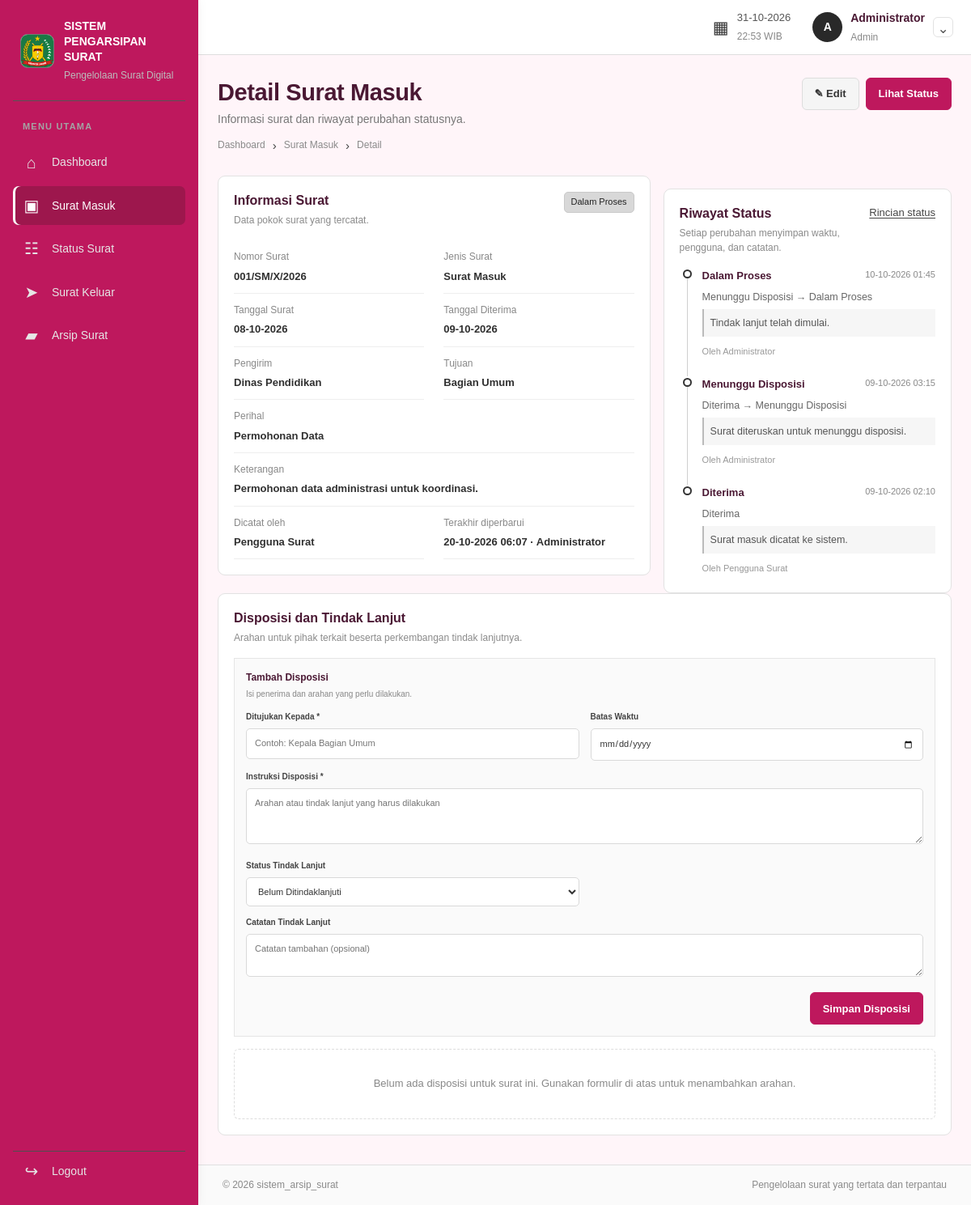
Screenshot of /admin/surat_masuk/detail.php?id=1 (signed in) with the database file from the repository.
### tables this page shows
CREATE TABLE `surat` (
  `id` int(10) UNSIGNED NOT NULL,
  `jenis_surat` enum('Masuk','Keluar') NOT NULL,
  `nomor_surat` varchar(100) NOT NULL,
  `tanggal_surat` date NOT NULL,
  `tanggal_diterima` date DEFAULT NULL,
  `pengirim` varchar(200) NOT NULL DEFAULT '',
  `tujuan` varchar(200) NOT NULL DEFAULT '',
  `perihal` varchar(250) NOT NULL,
  `deskripsi` text DEFAULT NULL,
  `uploaded_file` varchar(255) DEFAULT NULL,
  `status` varchar(40) NOT NULL,
  `created_by` int(10) UNSIGNED NOT NULL,
  `updated_by` int(10) UNSIGNED DEFAULT NULL,
  `created_at` timestamp NOT NULL DEFAULT current_timestamp(),
  `updated_at` timestamp NOT NULL DEFAULT current_timestamp() ON UPDATE current_timestamp()
);

CREATE TABLE `users` (
  `id` int(10) UNSIGNED NOT NULL,
  `nama` varchar(120) NOT NULL,
  `username` varchar(60) NOT NULL,
  `password_hash` varchar(255) NOT NULL,
  `role` enum('Admin','User') NOT NULL DEFAULT 'User',
  `is_active` tinyint(1) NOT NULL DEFAULT 1,
  `created_at` timestamp NOT NULL DEFAULT current_timestamp()
);

CREATE TABLE `surat_status_logs` (
  `id` bigint(20) UNSIGNED NOT NULL,
  `surat_id` int(10) UNSIGNED NOT NULL,
  `status_lama` varchar(40) DEFAULT NULL,
  `status_baru` varchar(40) NOT NULL,
  `catatan` varchar(500) DEFAULT NULL,
  `changed_by` int(10) UNSIGNED NOT NULL,
  `changed_at` timestamp NOT NULL DEFAULT current_timestamp()
);

### admin/surat_masuk/detail.php (the view, shortened to what this page needs)
<?php
require_once __DIR__ . '/../../include/auth_admin.php';
$role = 'Admin';
$area = 'admin';
$type = 'Masuk';
$folder = $type === 'Masuk' ? 'surat_masuk' : 'surat_keluar';
$id = max(0, (int)($_GET['id'] ?? 0));
$stmt = $conn->prepare('SELECT s.*, u.nama AS pembuat_nama, up.nama AS pengubah_nama FROM surat s JOIN users u ON u.id=s.created_by LEFT JOIN users up ON up.id=s.updated_by WHERE s.id=? AND s.jenis_surat=? LIMIT 1');
$stmt->bind_param('is', $id, $type);
$stmt->execute();
$letter = $stmt->get_result()->fetch_assoc();
$logsStmt = $conn->prepare('SELECT l.*, u.nama AS pengubah_nama FROM surat_status_logs l JOIN users u ON u.id=l.changed_by WHERE l.surat_id=? ORDER BY l.changed_at DESC, l.id DESC');
$logsStmt->bind_param('i', $id);
$logsStmt->execute();
$logs = $logsStmt->get_result();
$canEdit = $role === 'Admin' || ((int)$letter['created_by'] === (int)$_SESSION['user']['id'] && $letter['status'] !== 'Selesai');
require __DIR__ . '/../../include/header.php';
?>
<div class="page-heading"><div><h1>Detail <?= $type === 'Masuk' ? 'Surat Masuk' : 'Surat Keluar' ?></h1><p>Informasi surat dan riwayat perubahan statusnya.</p><div class="breadcrumbs"><a href="<?= BASE_URL ?>/<?= $area ?>/dashboard.php">Dashboard</a><span>›</span><a href="<?= BASE_URL ?>/<?= $area ?>/<?= $folder ?>/index.php"><?= $type === 'Masuk' ? 'Surat Masuk' : 'Surat Keluar' ?></a><span>›</span>Detail</div></div><div class="heading-actions"><?php if ($canEdit): ?><a class="button button-light" href="<?= BASE_URL ?>/<?= $area ?>/<?= $folder ?>/form.php?id=<?= $id ?>">✎ Edit</a><?php endif; ?><a class="button button-dark" href="<?= BASE_URL ?>/<?= $area ?>/status_surat/detail.php?id=<?= $id ?>">Lihat Status</a></div></div>
<div class="detail-layout"><section class="panel"><div class="panel-heading"><div><h2>Informasi Surat</h2><p>Data pokok surat yang tercatat.</p></div><span class="status-badge <?= $letter['status']==='Selesai'?'status-done':($letter['status']==='Dalam Proses'?'status-progress':(in_array($letter['status'],['Ditolak','Dibatalkan'],true)?'status-rejected':'status-waiting')) ?>"><?= htmlspecialchars($letter['status'], ENT_QUOTES, 'UTF-8') ?></span></div>
<dl class="detail-list"><div><dt>Nomor Surat</dt><dd><?= htmlspecialchars($letter['nomor_surat'], ENT_QUOTES, 'UTF-8') ?></dd></div><div><dt>Jenis Surat</dt><dd><?= $type === 'Masuk' ? 'Surat Masuk' : 'Surat Keluar' ?></dd></div><div><dt>Tanggal Surat</dt><dd><?= date('d-m-Y', strtotime($letter['tanggal_surat'])) ?></dd></div><div><dt><?= $type === 'Masuk' ? 'Tanggal Diterima' : 'Tanggal Pengiriman / Surat' ?></dt><dd><?= !empty($letter['tanggal_diterima']) ? date('d-m-Y', strtotime($letter['tanggal_diterima'])) : date('d-m-Y', strtotime($letter['tanggal_surat'])) ?></dd></div><div><dt>Pengirim</dt><dd><?= htmlspecialchars($letter['pengirim'] ?: '-', ENT_QUOTES, 'UTF-8') ?></dd></div><div><dt>Tujuan</dt><dd><?= htmlspecialchars($letter['tujuan'] ?: '-', ENT_QUOTES, 'UTF-8') ?></dd></div><div class="full-span"><dt>Perihal</dt><dd><?= htmlspecialchars($letter['perihal'], ENT_QUOTES, 'UTF-8') ?></dd></div><div class="full-span"><dt>Keterangan</dt><dd><?= nl2br(htmlspecialchars($letter['deskripsi'] ?: '-', ENT_QUOTES, 'UTF-8')) ?></dd></div><div><dt>Dicatat oleh</dt><dd><?= htmlspecialchars($letter['pembuat_nama'], ENT_QUOTES, 'UTF-8') ?></dd></div><div><dt>Terakhir diperbarui</dt><dd><?= date('d-m-Y H:i', strtotime($letter['updated_at'])) ?><?= $letter['pengubah_nama'] ? ' · ' . htmlspecialchars($letter['pengubah_nama'], ENT_QUOTES, 'UTF-8') : '' ?></dd></div></dl>
</section><section class="panel"><div class="panel-heading"><div><h2>Riwayat Status</h2><p>Setiap perubahan menyimpan waktu, pengguna, dan catatan.</p></div><a class="text-link" href="<?= BASE_URL ?>/<?= $area ?>/status_surat/detail.php?id=<?= $id ?>">Rincian status</a></div>
<?php if ($logs->num_rows > 0): ?><div class="timeline"><?php while ($log=$logs->fetch_assoc()): ?><div class="timeline-item"><span class="timeline-dot"></span><div class="timeline-content"><div class="timeline-meta"><strong><?= htmlspecialchars($log['status_baru'], ENT_QUOTES, 'UTF-8') ?></strong><time><?= date('d-m-Y H:i', strtotime($log['changed_at'])) ?></time></div><p><?= $log['status_lama'] ? htmlspecialchars($log['status_lama'], ENT_QUOTES, 'UTF-8') . ' → ' : '' ?><?= htmlspecialchars($log['status_baru'], ENT_QUOTES, 'UTF-8') ?></p><?php if (!empty($log['catatan'])): ?><p class="timeline-note"><?= htmlspecialchars($log['catatan'], ENT_QUOTES, 'UTF-8') ?></p><?php endif; ?><small>Oleh <?= htmlspecialchars($log['pengubah_nama'], ENT_QUOTES, 'UTF-8') ?></small></div></div><?php endwhile; ?></div><?php else: ?><div class="empty-state">Belum ada riwayat status.</div><?php endif; ?></section></div>
<?php require __DIR__ . '/../../include/disposisi_surat_panel.php'; ?>
<?php require __DIR__ . '/../../include/footer.php'; ?>

### include/header.php (shortened to what this page needs)
<?php
$userInfo = $_SESSION['user'] ?? [];
$role = $role ?? ($userInfo['role'] ?? 'User');
?>
<!doctype html>
<html lang="id">
<head>
    <link rel="stylesheet" href="<?= BASE_URL ?>/include/css/style.css">
</head>
<body>
<div class="app-shell">
    <?php require __DIR__ . '/sidebar.php'; ?>
    <main class="main-area">
        <header class="topbar">
            <div class="topbar-right">
                <div class="topbar-date"><span class="date-icon">▦</span><span><?= date('d-m-Y') ?><small><?= date('H:i') ?> WIB</small></span></div>
                <div class="user-menu"><span class="avatar"><?= htmlspecialchars(strtoupper(substr($userInfo['nama'] ?? 'U', 0, 1)), ENT_QUOTES, 'UTF-8') ?></span><div><strong><?= htmlspecialchars($userInfo['nama'] ?? 'Pengguna', ENT_QUOTES, 'UTF-8') ?></strong><small><?= htmlspecialchars($role, ENT_QUOTES, 'UTF-8') ?></small></div><a href="<?= BASE_URL ?>/ubah_password.php" class="profile-link" title="Ubah kata sandi" aria-label="Ubah kata sandi">⌄</a></div>
            </div>
        </header>
        <section class="page-content">

### rows the page displays
surat: updated_by.nama "A", updated_by.nama "Administrator", status "Dalam Proses", nomor_surat "001/SM/X/2026", tanggal_surat "08-10-2026", tanggal_diterima "09-10-2026", pengirim "Dinas Pendidikan", tujuan "Bagian Umum", perihal "Permohonan Data", deskripsi "Permohonan data administrasi untuk koordinasi.", created_by.nama "Pengguna Surat", updated_at "20-10-2026 06:07"
surat_status_logs: status_baru "Dalam Proses", changed_at "10-10-2026 01:45", status_lama "Menunggu Disposisi", catatan "Tindak lanjut telah dimulai.", changed_by.nama "Administrator"
surat_status_logs: status_baru "Menunggu Disposisi", changed_at "09-10-2026 03:15", status_lama "Diterima", catatan "Surat diteruskan untuk menunggu disposisi.", changed_by.nama "Administrator"
surat_status_logs: status_baru "Diterima", changed_at "09-10-2026 02:10", catatan "Surat masuk dicatat ke sistem.", changed_by.nama "Pengguna Surat"

### other values shown
$role "Admin"
